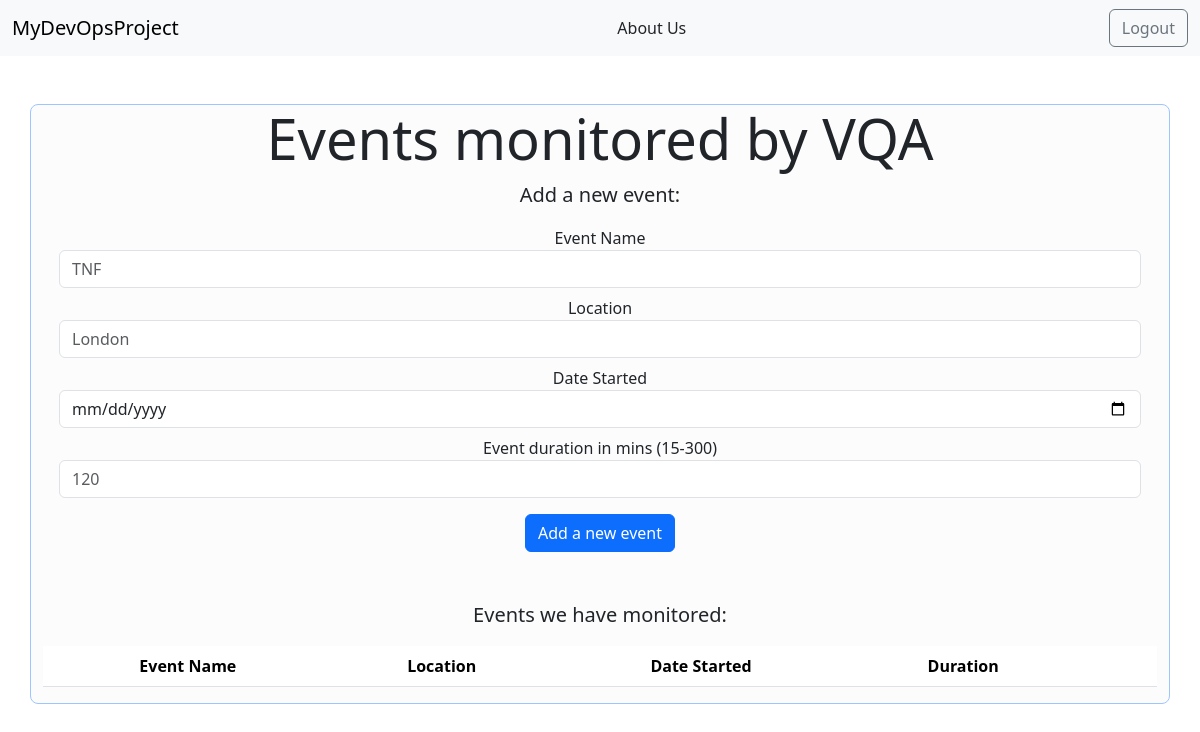
The page /events_database (signed in) on the database as committed earlier.
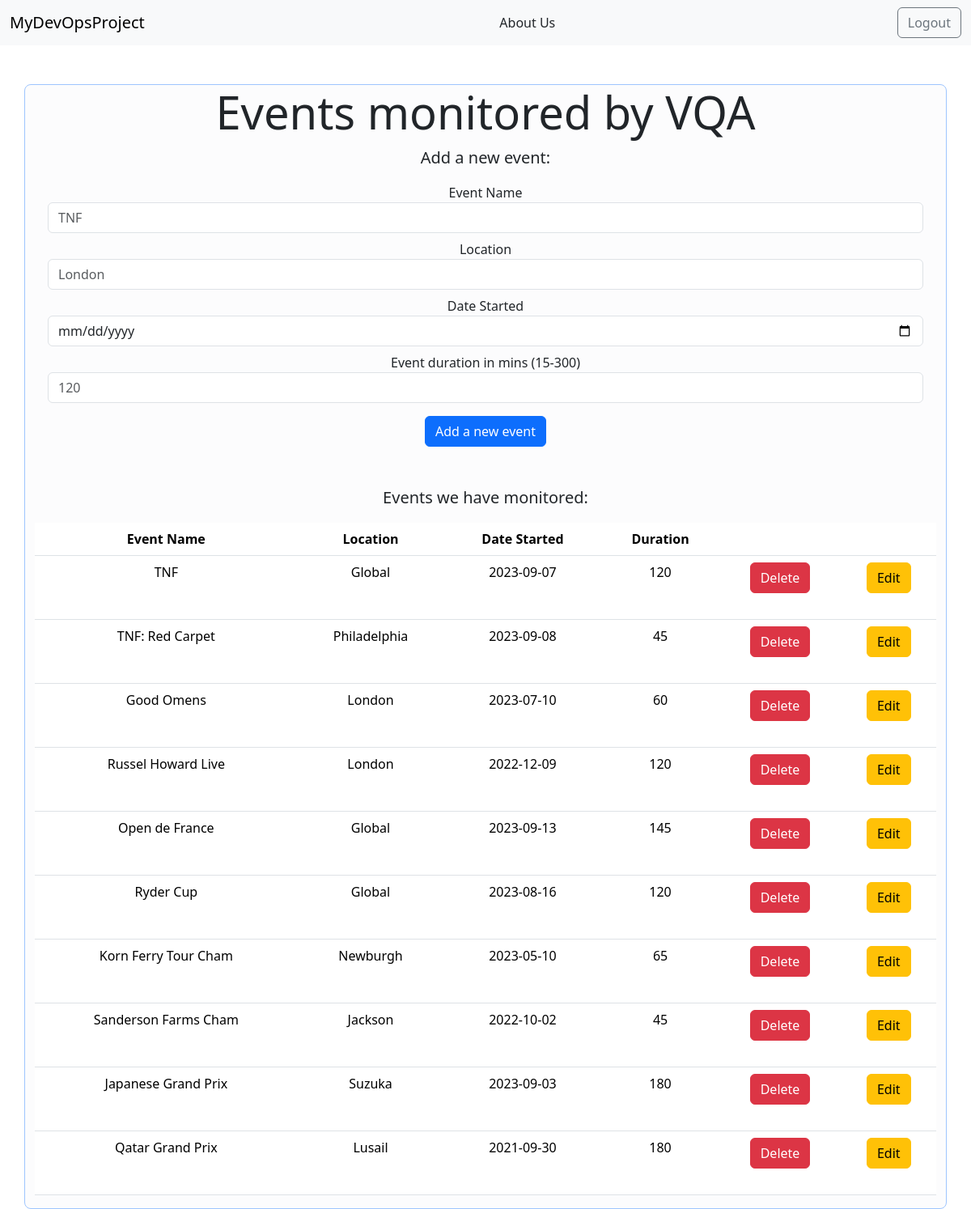
The same page on the database as committed later.
### tables this page shows
CREATE TABLE events (name VARCHAR PRUMARY KEY UNIQUE NOT NULL, author VARCHAR NOT NULL, location TEXT NOT NULL, dateStarted TEXT NOT NULL, durationMins INTEGER NOT NULL);

### main.py (the view)
@app.route("/events_database")
@login_required
def events_database():
    form = create_event_form()
    connection = sqlite3.connect("database.db")
    connection.row_factory = sqlite3.Row
    current = connection.cursor()
    currentUser = current_user.username
    isAdmin = current_user.isAdmin
    current.execute("select * from events")
    rows = current.fetchall();
    return render_template("events_database.html", rows = rows, form=form, currentUser = currentUser, isAdmin = isAdmin, isAuthenticated = current_user.is_authenticated)

### forms.py (shortened to what this page needs)
    class event_form(FlaskForm):
        name = StringField('Event Name', default = nameValue, validators=[InputRequired(), Length(min=2, max=20)], render_kw={"placeholder": "TNF", "class":"form-control"})
        location = StringField('Location', default = locationValue, validators=[InputRequired(), Length(min=2, max=20)], render_kw={"placeholder": "London", "class":"form-control"})
        dateStarted = DateField('Date Started', default = dateStartedValue, validators=[InputRequired()], render_kw={"class":"form-control"})
        durationMins = IntegerField('Event duration in mins (15-300)', default = durationMinsValue, validators=[InputRequired()], render_kw={"placeholder": "120", "class":"form-control"})

### main.py (called while the page is built)
@login_manager.user_loader
def load_user(id):
    try:
        connection = sqlite3.connect("database.db")
        cursor = connection.cursor()
        cursor.execute("SELECT * FROM users WHERE id = (?)",[id])
        result = cursor.fetchone()
        if result is None:
            return None
        else:
            return User(result[0], result[1], result[2], result[3], result[4])
    except Exception as e:
        return e

### templates/events_database.html (shortened to what the changed rows need)
<!DOCTYPE html>
<html lang="en" dir="ltr">
  <head>
    <link href="https://cdn.jsdelivr.net/npm/bootstrap@5.3.1/dist/css/bootstrap.min.css" rel="stylesheet">
  </head>
  <body>
    <div class="jumbotron">
        <div class="container-md bg-light-subtle border border-primary-subtle rounded-3 text-center position-relative">
            <h1 class="display-4">Events monitored by VQA</h1>
            <br>
            <table class="table">
                <thead>
                    <tr>
                        <th scope="col">Event Name</th>
                        <th scope="col">Location</th>
                        <th scope="col">Date Started</th>
                        <th scope="col">Duration</th>
                        <th scope="col"></th>
                        <th scope="col"></th>
                    </tr>
                </thead>
                <tbody>
                    {% for row in rows %}
                        <tr>
                            <td>
                                {{row["name"]}}
                            </td>
                            <td>
                                {{row["location"]}}
                            </td>
                            <td>
                                {{row["dateStarted"]}}
                            </td>
                            <td>
                                {{row["durationMins"]}}
                            </td>
                            {% if row["author"] == currentUser or isAdmin == "True" %}
                            <td>
                                <form action="{{ url_for('delete_event', event_name = row['name']) }}" method= "POST">
                                    <button type="submit" class="btn btn-danger mb-4" onclick="if (! window.confirm('Are you sure you want to delete this event?')){return false}">Delete</button>
                                </form>
                            </td>
                            <td>
                                <a class="btn btn-warning my-2 my-sm-0" href="{{ url_for('update_event', name = row['name'], dateStarted = row['dateStarted'], location = row['location'], durationMins = row['durationMins']) }}">Edit</a>
                            </td>
                            {% endif %}
                        </tr>
                    {%endfor%}
                </tbody>
            </table>
        </div>
    </div>
  </body>
</html>

Rows that differ between the two databases and show on the page:
added events: name "TNF", location "Global", dateStarted "2023-09-07", durationMins "120"
added events: name "TNF: Red Carpet", location "Philadelphia", dateStarted "2023-09-08", durationMins "45"
added events: name "Good Omens", location "London", dateStarted "2023-07-10", durationMins "60"
added events: name "Russel Howard Live", location "London", dateStarted "2022-12-09", durationMins "120"
added events: name "Open de France", location "Global", dateStarted "2023-09-13", durationMins "145"
added events: name "Ryder Cup", location "Global", dateStarted "2023-08-16", durationMins "120"
added events: name "Korn Ferry Tour Cham", location "Newburgh", dateStarted "2023-05-10", durationMins "65"
added events: name "Sanderson Farms Cham", location "Jackson", dateStarted "2022-10-02", durationMins "45"
added events: name "Japanese Grand Prix", location "Suzuka", dateStarted "2023-09-03", durationMins "180"
added events: name "Qatar Grand Prix", location "Lusail", dateStarted "2021-09-30", durationMins "180"
